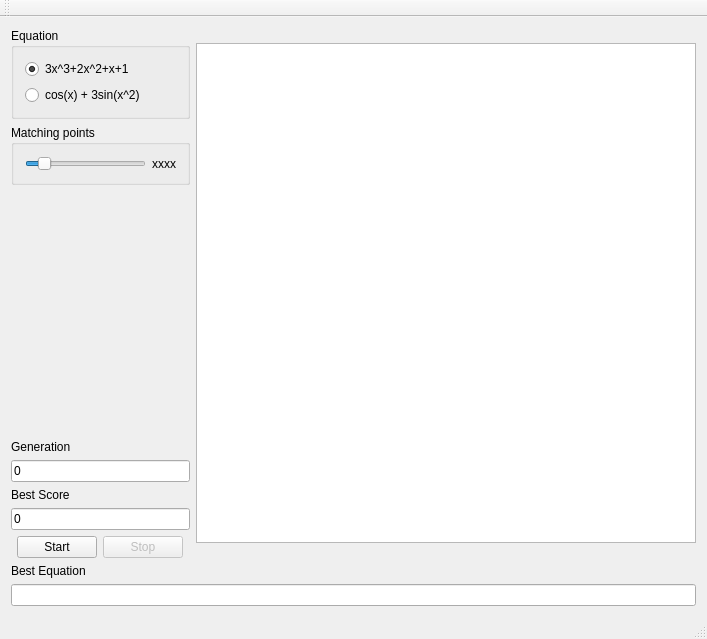
<?xml version="1.0" encoding="UTF-8"?>
<ui version="4.0">
 <class>Part2Window</class>
 <widget class="QMainWindow" name="Part2Window">
  <property name="geometry">
   <rect>
    <x>0</x>
    <y>0</y>
    <width>707</width>
    <height>639</height>
   </rect>
  </property>
  <property name="windowTitle">
   <string>Part2Window</string>
  </property>
  <widget class="QWidget" name="centralWidget">
   <layout class="QVBoxLayout" name="verticalLayout_3">
    <item>
     <layout class="QHBoxLayout" name="horizontalLayout">
      <item>
       <layout class="QVBoxLayout" name="verticalLayout">
        <item>
         <widget class="QGroupBox" name="equationGroup">
          <property name="title">
           <string>Equation</string>
          </property>
          <layout class="QGridLayout" name="gridLayout">
           <item row="0" column="0">
            <widget class="QRadioButton" name="quadraticRadio">
             <property name="text">
              <string>3x^3+2x^2+x+1</string>
             </property>
             <property name="checked">
              <bool>true</bool>
             </property>
            </widget>
           </item>
           <item row="1" column="0">
            <widget class="QRadioButton" name="trigRadio">
             <property name="text">
              <string>cos(x) + 3sin(x^2)</string>
             </property>
            </widget>
           </item>
          </layout>
         </widget>
        </item>
        <item>
         <widget class="QGroupBox" name="groupBox_2">
          <property name="title">
           <string>Matching points</string>
          </property>
          <layout class="QHBoxLayout" name="horizontalLayout_3">
           <item>
            <widget class="QSlider" name="pointsSlider">
             <property name="minimum">
              <number>10</number>
             </property>
             <property name="maximum">
              <number>100</number>
             </property>
             <property name="value">
              <number>20</number>
             </property>
             <property name="orientation">
              <enum>Qt::Horizontal</enum>
             </property>
            </widget>
           </item>
           <item>
            <widget class="QLabel" name="pointsLabel">
             <property name="sizePolicy">
              <sizepolicy hsizetype="Fixed" vsizetype="Preferred">
               <horstretch>0</horstretch>
               <verstretch>0</verstretch>
              </sizepolicy>
             </property>
             <property name="minimumSize">
              <size>
               <width>24</width>
               <height>0</height>
              </size>
             </property>
             <property name="text">
              <string>xxxx</string>
             </property>
            </widget>
           </item>
          </layout>
         </widget>
        </item>
        <item>
         <spacer name="verticalSpacer">
          <property name="orientation">
           <enum>Qt::Vertical</enum>
          </property>
          <property name="sizeHint" stdset="0">
           <size>
            <width>20</width>
            <height>40</height>
           </size>
          </property>
         </spacer>
        </item>
        <item>
         <widget class="QLabel" name="label">
          <property name="text">
           <string>Generation</string>
          </property>
         </widget>
        </item>
        <item>
         <widget class="QLineEdit" name="generationText">
          <property name="text">
           <string>0</string>
          </property>
          <property name="readOnly">
           <bool>true</bool>
          </property>
         </widget>
        </item>
        <item>
         <widget class="QLabel" name="label_2">
          <property name="text">
           <string>Best Score</string>
          </property>
         </widget>
        </item>
        <item>
         <widget class="QLineEdit" name="bestScoreText">
          <property name="text">
           <string>0</string>
          </property>
          <property name="readOnly">
           <bool>true</bool>
          </property>
         </widget>
        </item>
        <item>
         <layout class="QHBoxLayout" name="horizontalLayout_2">
          <item>
           <spacer name="horizontalSpacer">
            <property name="orientation">
             <enum>Qt::Horizontal</enum>
            </property>
            <property name="sizeHint" stdset="0">
             <size>
              <width>40</width>
              <height>20</height>
             </size>
            </property>
           </spacer>
          </item>
          <item>
           <widget class="QPushButton" name="startButton">
            <property name="text">
             <string>Start</string>
            </property>
           </widget>
          </item>
          <item>
           <widget class="QPushButton" name="stopButton">
            <property name="enabled">
             <bool>false</bool>
            </property>
            <property name="text">
             <string>Stop</string>
            </property>
           </widget>
          </item>
          <item>
           <spacer name="horizontalSpacer_2">
            <property name="orientation">
             <enum>Qt::Horizontal</enum>
            </property>
            <property name="sizeHint" stdset="0">
             <size>
              <width>40</width>
              <height>20</height>
             </size>
            </property>
           </spacer>
          </item>
         </layout>
        </item>
       </layout>
      </item>
      <item>
       <widget class="QGraphicsView" name="graphicsView">
        <property name="sizePolicy">
         <sizepolicy hsizetype="Fixed" vsizetype="Fixed">
          <horstretch>0</horstretch>
          <verstretch>0</verstretch>
         </sizepolicy>
        </property>
        <property name="minimumSize">
         <size>
          <width>500</width>
          <height>500</height>
         </size>
        </property>
        <property name="verticalScrollBarPolicy">
         <enum>Qt::ScrollBarAlwaysOff</enum>
        </property>
        <property name="horizontalScrollBarPolicy">
         <enum>Qt::ScrollBarAlwaysOff</enum>
        </property>
       </widget>
      </item>
     </layout>
    </item>
    <item>
     <layout class="QVBoxLayout" name="verticalLayout_2">
      <item>
       <widget class="QLabel" name="label_3">
        <property name="text">
         <string>Best Equation</string>
        </property>
       </widget>
      </item>
      <item>
       <widget class="QLineEdit" name="bestEqnText">
        <property name="readOnly">
         <bool>true</bool>
        </property>
       </widget>
      </item>
     </layout>
    </item>
   </layout>
  </widget>
  <widget class="QMenuBar" name="menuBar">
   <property name="geometry">
    <rect>
     <x>0</x>
     <y>0</y>
     <width>707</width>
     <height>22</height>
    </rect>
   </property>
  </widget>
  <widget class="QToolBar" name="mainToolBar">
   <attribute name="toolBarArea">
    <enum>TopToolBarArea</enum>
   </attribute>
   <attribute name="toolBarBreak">
    <bool>false</bool>
   </attribute>
  </widget>
  <widget class="QStatusBar" name="statusBar"/>
 </widget>
 <layoutdefault spacing="6" margin="11"/>
 <resources/>
 <connections/>
</ui>
